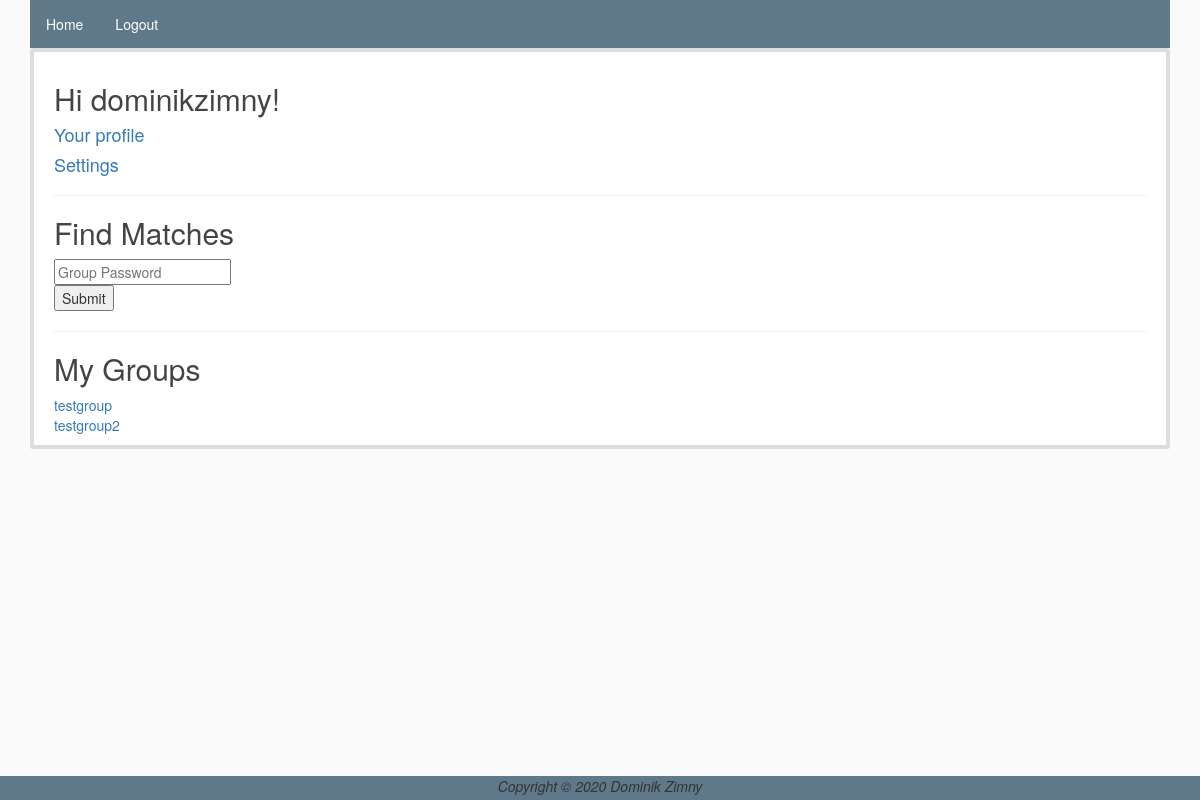
Page / (signed in) on the earlier database version.
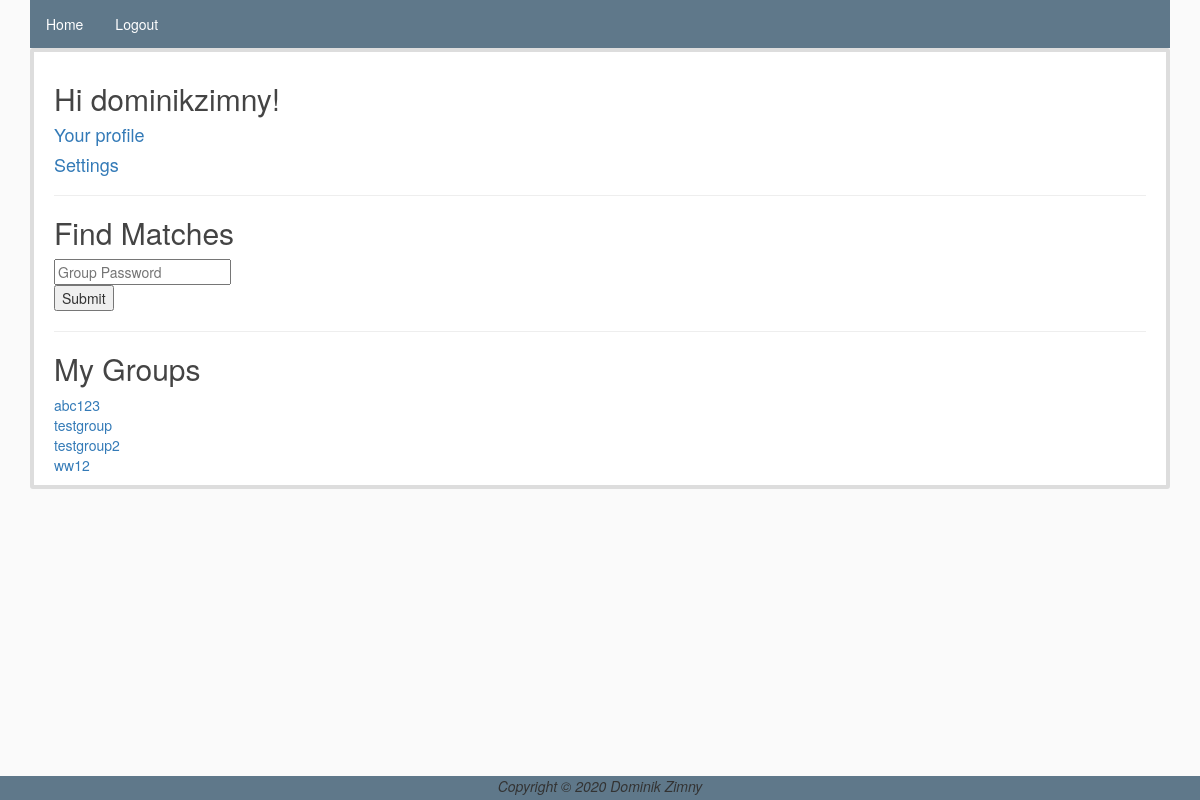
Same page on the later database version.
### lovematch/models.py (models this page shows)
class UserGroup(models.Model):
    user = models.ForeignKey(User, on_delete=models.CASCADE)
    group = models.CharField(max_length=50)
    class Meta:
        unique_together = ['user', 'group']

### lovematch/views.py (the view)
# urls.py: path('', startup_view, name='start'),
@login_required
def startup_view(request):
    if request.method == 'POST':
        ug = UserGroup.objects.get_or_create(user=request.user, group=request.POST.get('group'))
        ug[0].save()
        return redirect('/question?nr=1&group='+request.POST.get('group'))
    previous_groups=UserGroup.objects.filter(user=request.user)
    return render(request, 'begin.html', {"previous_groups":previous_groups})

### lovematch/templates/begin.html (shortened to what this page needs)
{% extends "base.html" %}
{% block content %}
<div class="content-section">
    <h2>Hi {{user.username}}!</h2>
    <h4><a href="/user/?user={{user.username}}">Your profile</a></h4>
    <h4><a href="/settings/?user={{user.username}}">Settings</a></h4>
    <hr>
    <h2>Find Matches</h2>
    <form method="POST">
        <input type="text" id="group" name="group" placeholder="Group Password" maxlength="50"><br>
        <input type="submit" value="Submit">
    </form>
    <hr>
    <h2>My Groups</h2>
    {% for group in previous_groups %}
        <a href="/match/?group={{ group.group }}">{{group.group}}</a><br>
    {% endfor %}
</div>
{% endblock %}

Differences in the rows shown:
added UserGroup: group "abc123"
added UserGroup: group "ww12"
